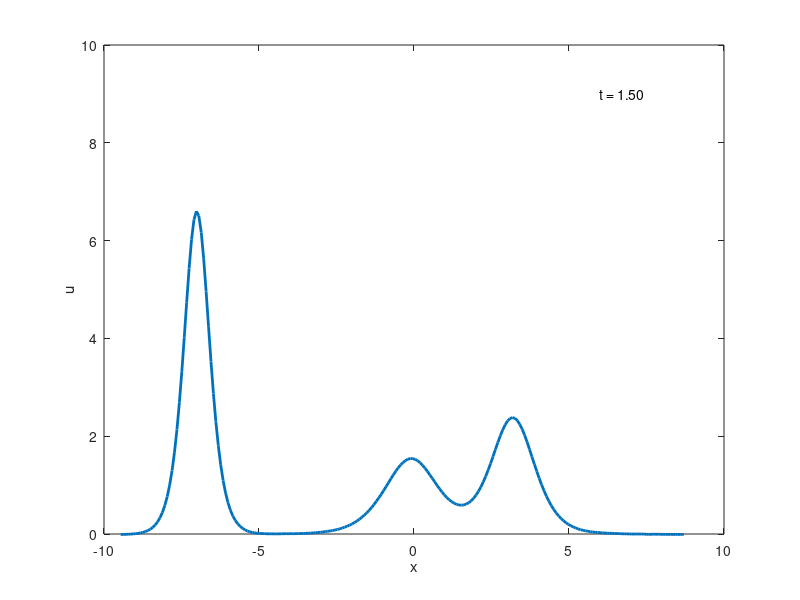

MATLAB code for this plot:
clear all
clc

[xmin,xmax,ymin,ymax] = deal(-10, 10, 0, 10);

N = 256;
x = linspace(xmin,xmax,N); % generate X axis
delta_x = x(2) - x(1);
delta_k = 2*pi/(N*delta_x);

k = [0:delta_k:(N/2-1)*delta_k,0,-(N/2-1)*delta_k:delta_k:-delta_k];
c_1 = 13;
c_2 = 3;
c_3 = 5;

u = 1/2*c_1*(sech(sqrt(c_1)*(x+8)/2)).^2 + 1/2*c_2*(sech(sqrt(c_2)*(x+1)/2)).^2 + 1/2*c_3*(sech(sqrt(c_3)*(x+5)/2)).^2;

delta_t = 0.4/N^2;
t=0;

%% Draw the initial diagram
plot(x,u,'LineWidth',2)
axis([xmin xmax ymin ymax])
xlabel('x')
ylabel('u')
text(6,9,['t = ',num2str(t,'%1.2f')],'FontSize',14)
drawnow

tmax = 1.5;
t_plot = floor((tmax/100)/delta_t);
nmax = round(tmax/delta_t);
udata = u'; tdata = 0;
U = fft(u);

tic
for n = 1:nmax
    t = n*delta_t;
    % lineal
    U = U.*exp(1i*k.^3*delta_t/2);
    % no lineal
    U = U  - (3i*k*delta_t).*fft((real(ifft(U))).^2);
    % lineal
    U = U.*exp(1i*k.^3*delta_t/2);
    if mod(n,t_plot) == 0
        u = real(ifft(U));
        udata = [udata u']; tdata = [tdata t];

        % Only plot specific times
        if mod(n,4*t_plot) == 0
            plot(x,u,'LineWidth',2)
            axis([xmin xmax ymin ymax])
            xlabel('x')
            ylabel('u')
            text(6,9,['t = ',num2str(t,'%1.2f')],'FontSize',10)
            drawnow
        end
    end
end
toc